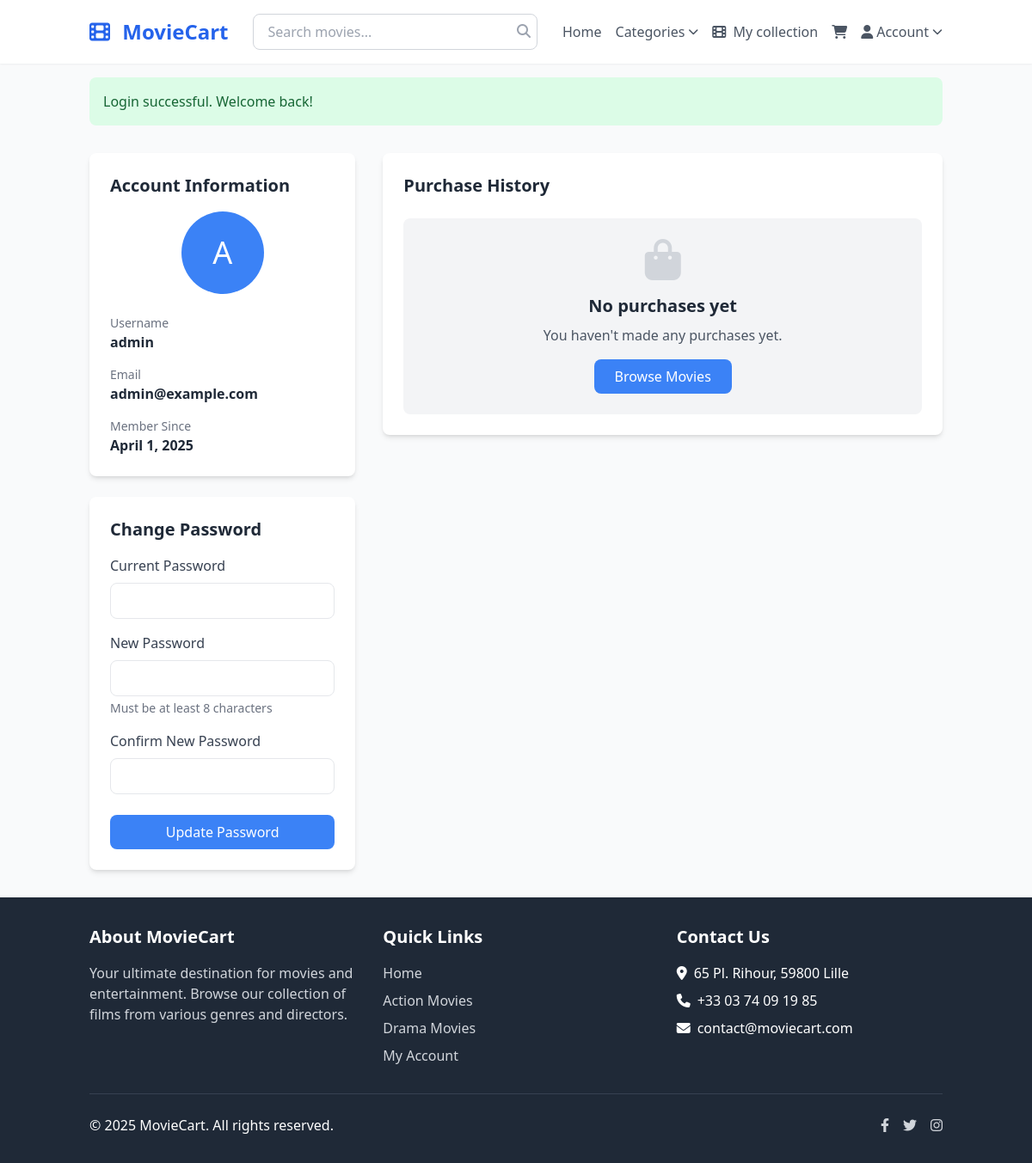
/public/profile.php (signed in), run on the app's committed database.
### tables this page shows
CREATE TABLE IF NOT EXISTS users (
    id INT PRIMARY KEY AUTO_INCREMENT,
    username VARCHAR(50) UNIQUE NOT NULL,
    email VARCHAR(100) UNIQUE NOT NULL,
    password VARCHAR(255) NOT NULL,
    created_at TIMESTAMP DEFAULT CURRENT_TIMESTAMP,
    updated_at TIMESTAMP DEFAULT CURRENT_TIMESTAMP ON UPDATE CURRENT_TIMESTAMP
);

### src/config/database.php (called while the page is built, shortened)
<?php
require_once __DIR__ . '/config.php';
function getDb() {
    static $pdo = null;
    if ($pdo === null) {
        try {
            $dsn = "mysql:host=" . DB_HOST . ";dbname=" . DB_NAME . ";charset=utf8mb4";
            $options = [
                PDO::ATTR_ERRMODE => PDO::ERRMODE_EXCEPTION,
                PDO::ATTR_DEFAULT_FETCH_MODE => PDO::FETCH_ASSOC,
                PDO::ATTR_EMULATE_PREPARES => false,
            ];
            $pdo = new PDO($dsn, DB_USER, DB_PASS, $options);
        } catch (PDOException $e) {
            error_log("Database Connection Error: " . $e->getMessage());
            die("Could not connect to the database. Please try again later.");
        }
    }
    return $pdo;
}
function query($sql, $params = []) {
    $db = getDb();
    $stmt = $db->prepare($sql);
    $stmt->execute($params);
    return $stmt;
}
function fetchOne($sql, $params = []) {
    $stmt = query($sql, $params);
    return $stmt->fetch();
}

### src/config/config.php (called while the page is built, shortened)
<?php
function isLoggedIn() {
    return isset($_SESSION['user_id']);
}
function sanitizeOutput($string) {
    return htmlspecialchars($string, ENT_QUOTES, 'UTF-8');
}

### public/profile.php (the view, shortened to what this page needs)
<?php
require_once __DIR__ . '/../src/config/config.php';
require_once __DIR__ . '/../src/config/database.php';
$user = fetchOne(
    "SELECT username, email, created_at FROM users WHERE id = ?",
    [$_SESSION['user_id']]
);
$orders = [];
?>
<div class="grid grid-cols-1 lg:grid-cols-3 gap-8">
    <div class="lg:col-span-1">
        <div class="bg-white p-6 rounded-lg shadow-md mb-6">
            <h2 class="text-xl font-semibold mb-4">Account Information</h2>
            <div class="flex items-center justify-center mb-6">
                <div class="bg-blue-500 text-white text-4xl w-24 h-24 rounded-full flex items-center justify-center">
                    <?= strtoupper(substr($user['username'], 0, 1)) ?>
                </div>
            </div>
            <div class="space-y-4">
                <div>
                    <h3 class="text-gray-500 text-sm">Username</h3>
                    <p class="font-semibold"><?= sanitizeOutput($user['username']) ?></p>
                </div>
                <div>
                    <h3 class="text-gray-500 text-sm">Email</h3>
                    <p class="font-semibold"><?= sanitizeOutput($user['email']) ?></p>
                </div>
                <div>
                    <h3 class="text-gray-500 text-sm">Member Since</h3>
                    <p class="font-semibold"><?= date('F j, Y', strtotime($user['created_at'])) ?></p>
                </div>
            </div>
        </div>
        <div class="bg-white p-6 rounded-lg shadow-md">
            <h2 class="text-xl font-semibold mb-4">Change Password</h2>
            <form action="<?= SITE_URL ?>/profile.php" method="POST">
                <div class="mb-4">
                    <label for="current_password" class="block text-gray-700 mb-2">Current Password</label>
                    <input type="password" id="current_password" name="current_password"
                           class="w-full px-4 py-2 border rounded-lg focus:outline-none focus:ring-2 focus:ring-blue-500"
                           required>
                </div>
                <div class="mb-4">
                    <label for="new_password" class="block text-gray-700 mb-2">New Password</label>
                    <input type="password" id="new_password" name="new_password"
                           class="w-full px-4 py-2 border rounded-lg focus:outline-none focus:ring-2 focus:ring-blue-500"
                           required>
                    <p class="text-sm text-gray-500 mt-1">Must be at least 8 characters</p>
                </div>
                <div class="mb-6">
                    <label for="confirm_password" class="block text-gray-700 mb-2">Confirm New Password</label>
                    <input type="password" id="confirm_password" name="confirm_password"
                           class="w-full px-4 py-2 border rounded-lg focus:outline-none focus:ring-2 focus:ring-blue-500"
                           required>
                </div>
                <button type="submit"
                        class="w-full bg-blue-500 hover:bg-blue-600 text-white py-2 px-4 rounded-lg">
                    Update Password
                </button>
            </form>
        </div>
    </div>
    <div class="lg:col-span-2">
        <div class="bg-white p-6 rounded-lg shadow-md">
            <h2 class="text-xl font-semibold mb-6">Purchase History</h2>
            <?php if (empty($orders)): ?>
                <div class="bg-gray-100 p-6 rounded-lg text-center">
                    <i class="fas fa-shopping-bag text-gray-300 text-5xl mb-4"></i>
                    <h3 class="text-xl font-semibold mb-2">No purchases yet</h3>
                    <p class="text-gray-600 mb-4">You haven't made any purchases yet.</p>
                    <a href="<?= SITE_URL ?>" class="inline-block bg-blue-500 hover:bg-blue-600 text-white py-2 px-6 rounded-lg">
                        Browse Movies
                    </a>
                </div>
            <?php endif; ?>
        </div>
    </div>
</div>
<?php
$content = ob_get_clean();
require_once __DIR__ . '/../src/views/layouts/main.php';
?>

### src/views/layouts/main.php (shortened to what this page needs)
<!DOCTYPE html>
<html lang="fr">
<head>
    <script src="https://cdn.tailwindcss.com"></script>
    <link rel="stylesheet" href="https://cdnjs.cloudflare.com/ajax/libs/font-awesome/6.4.0/css/all.min.css">
</head>
<body>
    <header class="bg-white shadow-sm">
        <div class="container mx-auto">
            <nav class="flex justify-between items-center py-4">
                <a href="<?= SITE_URL ?>" class="text-2xl font-bold text-blue-600">
                    <i class="fas fa-film mr-2"></i> MovieCart
                </a>
                <div class="hidden md:block w-1/3">
                    <form action="<?= SITE_URL ?>/search.php" method="GET">
                        <div class="relative">
                            <input
                                type="text"
                                name="q"
                                placeholder="Search movies..."
                                class="w-full px-4 py-2 border border-gray-300 rounded-lg focus:outline-none focus:ring-2 focus:ring-blue-500"
                            >
                            <button type="submit" class="absolute right-2 top-2 text-gray-400 hover:text-blue-500">
                                <i class="fas fa-search"></i>
                            </button>
                        </div>
                    </form>
                </div>
                <div class="flex items-center space-x-4">
                    <a href="<?= SITE_URL ?>" class="text-gray-600 hover:text-blue-600">Home</a>
                    <div class="relative group">
                        <button class="text-gray-600 hover:text-blue-600 flex items-center">
                            Categories <i class="fas fa-chevron-down ml-1 text-xs"></i>
                        </button>
                    </div>
                    <?php if (isLoggedIn()): ?>
                        <a href="<?= SITE_URL ?>/my-movies.php" class="text-gray-600 hover:text-blue-600">
                            <i class="fas fa-film mr-1"></i> My collection
                        </a>
                        <a href="<?= SITE_URL ?>/cart.php" class="text-gray-600 hover:text-blue-600 relative">
                            <i class="fas fa-shopping-cart"></i>
                        </a>
                        <div class="relative group">
                            <button class="text-gray-600 hover:text-blue-600 flex items-center">
                                <i class="fas fa-user mr-1"></i> Account <i class="fas fa-chevron-down ml-1 text-xs"></i>
                            </button>
                        </div>
                    <?php endif; ?>
                </div>
            </nav>
        </div>
    </header>
    <?php if (isset($_SESSION['flash_message'])): ?>
        <div class="container mx-auto mt-4">
            <div class="rounded-lg p-4 <?= $_SESSION['flash_type'] === 'success' ? 'bg-green-100 text-green-800' : 'bg-red-100 text-red-800' ?>">
                <?= $_SESSION['flash_message'] ?>
            </div>
        </div>
    <?php endif; ?>
    <main class="container mx-auto py-8">
        <?= $content ?>
    </main>
    <footer class="bg-gray-800 text-white py-8">
        <div class="container mx-auto">
            <div class="grid grid-cols-1 md:grid-cols-3 gap-8">
                <div>
                    <h3 class="text-xl font-semibold mb-4">About <?= SITE_NAME ?></h3>
                    <p class="text-gray-300">Your ultimate destination for movies and entertainment. Browse our collection of films from various genres and directors.</p>
                </div>
                <div>
                    <h3 class="text-xl font-semibold mb-4">Quick Links</h3>
                    <ul class="space-y-2">
                        <li><a href="<?= SITE_URL ?>" class="text-gray-300 hover:text-white">Home</a></li>
                        <li><a href="<?= SITE_URL ?>/categories/action.php" class="text-gray-300 hover:text-white">Action Movies</a></li>
                        <li><a href="<?= SITE_URL ?>/categories/drama.php" class="text-gray-300 hover:text-white">Drama Movies</a></li>
                        <li><a href="<?= SITE_URL ?>/profile.php" class="text-gray-300 hover:text-white">My Account</a></li>
                    </ul>
                </div>
                <div>
                    <h3 class="text-xl font-semibold mb-4">Contact Us</h3>
                    <ul class="space-y-2">
                        <li class="flex items-start">
                            <i class="fas fa-map-marker-alt mt-1 mr-2"></i>
                            <span>65 Pl. Rihour, 59800 Lille</span>
                        </li>
                        <li class="flex items-center">
                            <i class="fas fa-phone mr-2"></i>
                            <span>+33 03 74 09 19 85</span>
                        </li>
                        <li class="flex items-center">
                            <i class="fas fa-envelope mr-2"></i>
                            <span>contact@moviecart.com</span>
                        </li>
                    </ul>
                </div>
            </div>
            <div class="border-t border-gray-700 mt-8 pt-6 flex flex-col md:flex-row justify-between items-center">
                <p>© <?= date('Y') ?> <?= SITE_NAME ?>. All rights reserved.</p>
                <div class="flex space-x-4 mt-4 md:mt-0">
                    <a href="#" class="text-gray-300 hover:text-white"><i class="fab fa-facebook-f"></i></a>
                    <a href="#" class="text-gray-300 hover:text-white"><i class="fab fa-twitter"></i></a>
                    <a href="#" class="text-gray-300 hover:text-white"><i class="fab fa-instagram"></i></a>
                </div>
            </div>
        </div>
    </footer>
</body>
</html>

### src/views/layouts/main.php (style rules this page uses)
body { font-family: 'Segoe UI', Tahoma, Geneva, Verdana, sans-serif; background-color: #f9fafb; color: #1f2937; }
.container { max-width: 1200px; margin: 0 auto; padding: 0 1rem; }

### data on the page
users: username "A", username "admin", email "admin@example.com", created_at "April 1, 2025"

### other printed values
$_SESSION['flash_message'] "Login successful. Welcome back!"
SITE_NAME "MovieCart"
